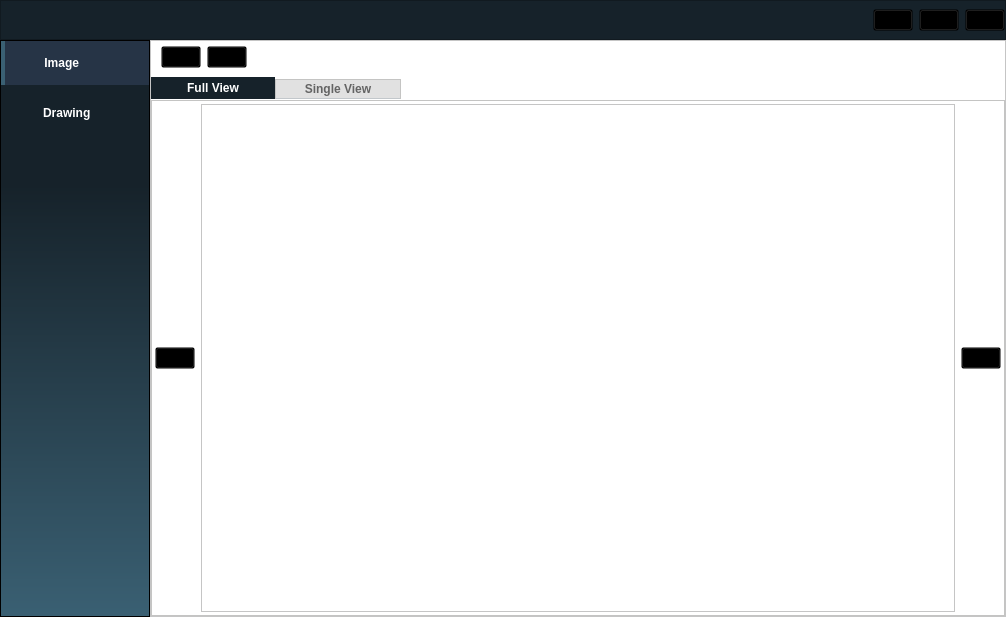
<?xml version="1.0" encoding="UTF-8"?>
<ui version="4.0">
 <class>MainWindow</class>
 <widget class="QMainWindow" name="MainWindow">
  <property name="geometry">
   <rect>
    <x>0</x>
    <y>0</y>
    <width>1006</width>
    <height>609</height>
   </rect>
  </property>
  <property name="windowTitle">
   <string>MainWindow</string>
  </property>
  <widget class="QWidget" name="centralwidget">
   <layout class="QVBoxLayout" name="verticalLayout">
    <property name="spacing">
     <number>0</number>
    </property>
    <property name="leftMargin">
     <number>0</number>
    </property>
    <property name="topMargin">
     <number>0</number>
    </property>
    <property name="rightMargin">
     <number>0</number>
    </property>
    <property name="bottomMargin">
     <number>0</number>
    </property>
    <item>
     <widget class="QFrame" name="top_frame">
      <property name="sizePolicy">
       <sizepolicy hsizetype="Preferred" vsizetype="Fixed">
        <horstretch>0</horstretch>
        <verstretch>0</verstretch>
       </sizepolicy>
      </property>
      <property name="minimumSize">
       <size>
        <width>0</width>
        <height>40</height>
       </size>
      </property>
      <property name="styleSheet">
       <string notr="true">QFrame{
background-color:#16222A;
}

QPushButton{
background-color:transparent;
}</string>
      </property>
      <property name="frameShape">
       <enum>QFrame::StyledPanel</enum>
      </property>
      <property name="frameShadow">
       <enum>QFrame::Raised</enum>
      </property>
      <layout class="QHBoxLayout" name="horizontalLayout_3">
       <property name="leftMargin">
        <number>0</number>
       </property>
       <property name="topMargin">
        <number>0</number>
       </property>
       <property name="rightMargin">
        <number>0</number>
       </property>
       <property name="bottomMargin">
        <number>0</number>
       </property>
       <item>
        <widget class="QLabel" name="label">
         <property name="text">
          <string/>
         </property>
        </widget>
       </item>
       <item>
        <spacer name="horizontalSpacer_2">
         <property name="orientation">
          <enum>Qt::Horizontal</enum>
         </property>
         <property name="sizeHint" stdset="0">
          <size>
           <width>779</width>
           <height>7</height>
          </size>
         </property>
        </spacer>
       </item>
       <item>
        <widget class="QPushButton" name="minimize_btn">
         <property name="cursor">
          <cursorShape>PointingHandCursor</cursorShape>
         </property>
         <property name="toolTip">
          <string>Minimize</string>
         </property>
         <property name="text">
          <string/>
         </property>
         <property name="icon">
          <iconset resource="resource.qrc">
           <normaloff>:/icons/icons/minimize.png</normaloff>:/icons/icons/minimize.png</iconset>
         </property>
        </widget>
       </item>
       <item>
        <widget class="QPushButton" name="maximize_btn">
         <property name="cursor">
          <cursorShape>PointingHandCursor</cursorShape>
         </property>
         <property name="toolTip">
          <string>Maximize</string>
         </property>
         <property name="text">
          <string/>
         </property>
         <property name="icon">
          <iconset resource="resource.qrc">
           <normaloff>:/icons/icons/square.png</normaloff>:/icons/icons/square.png</iconset>
         </property>
        </widget>
       </item>
       <item>
        <widget class="QPushButton" name="close_btn">
         <property name="cursor">
          <cursorShape>PointingHandCursor</cursorShape>
         </property>
         <property name="toolTip">
          <string>Close</string>
         </property>
         <property name="text">
          <string/>
         </property>
         <property name="icon">
          <iconset resource="resource.qrc">
           <normaloff>:/icons/icons/close.png</normaloff>:/icons/icons/close.png</iconset>
         </property>
        </widget>
       </item>
      </layout>
     </widget>
    </item>
    <item>
     <layout class="QHBoxLayout" name="horizontalLayout">
      <item>
       <widget class="QFrame" name="side_frame">
        <property name="sizePolicy">
         <sizepolicy hsizetype="Fixed" vsizetype="Preferred">
          <horstretch>0</horstretch>
          <verstretch>0</verstretch>
         </sizepolicy>
        </property>
        <property name="minimumSize">
         <size>
          <width>150</width>
          <height>0</height>
         </size>
        </property>
        <property name="styleSheet">
         <string notr="true">#side_frame{
background-color: qlineargradient(spread:pad, x1:0, y1:1, x2:0, y2:0, stop:0 #3A6073, stop:0.75 #16222A)
}

QPushButton{
border: 0px;
color: white;
font-weight: bold;
padding: 15px 10px;
font-size:12px;
}

QPushButton:hover{
background-color: rgba(255,255,255,20);

}</string>
        </property>
        <property name="frameShape">
         <enum>QFrame::StyledPanel</enum>
        </property>
        <property name="frameShadow">
         <enum>QFrame::Raised</enum>
        </property>
        <layout class="QVBoxLayout" name="verticalLayout_2">
         <property name="leftMargin">
          <number>0</number>
         </property>
         <property name="topMargin">
          <number>0</number>
         </property>
         <property name="rightMargin">
          <number>0</number>
         </property>
         <property name="bottomMargin">
          <number>0</number>
         </property>
         <item>
          <widget class="QPushButton" name="side_image_btn">
           <property name="cursor">
            <cursorShape>PointingHandCursor</cursorShape>
           </property>
           <property name="styleSheet">
            <string notr="true">background: qlineargradient(x1: 0, y1: 0, x2: 1, y2: 0, stop: 0 #3A6073, stop: 0.029 #3A6073, stop: 0.03 rgba(120, 146, 223, 40), stop: 1 rgba(120, 146, 223, 40))</string>
           </property>
           <property name="text">
            <string> Image         </string>
           </property>
           <property name="icon">
            <iconset resource="resource.qrc">
             <normaloff>:/icons/icons/image.png</normaloff>:/icons/icons/image.png</iconset>
           </property>
           <property name="iconSize">
            <size>
             <width>24</width>
             <height>24</height>
            </size>
           </property>
          </widget>
         </item>
         <item>
          <widget class="QPushButton" name="side_drawing_btn">
           <property name="cursor">
            <cursorShape>PointingHandCursor</cursorShape>
           </property>
           <property name="text">
            <string> Drawing      </string>
           </property>
           <property name="icon">
            <iconset resource="resource.qrc">
             <normaloff>:/icons/icons/drawing.png</normaloff>:/icons/icons/drawing.png</iconset>
           </property>
           <property name="iconSize">
            <size>
             <width>24</width>
             <height>24</height>
            </size>
           </property>
          </widget>
         </item>
         <item>
          <spacer name="verticalSpacer">
           <property name="orientation">
            <enum>Qt::Vertical</enum>
           </property>
           <property name="sizeHint" stdset="0">
            <size>
             <width>20</width>
             <height>518</height>
            </size>
           </property>
          </spacer>
         </item>
        </layout>
       </widget>
      </item>
      <item>
       <widget class="QFrame" name="frame_3">
        <property name="styleSheet">
         <string notr="true">background-color: rgb(255, 255, 255);</string>
        </property>
        <property name="frameShape">
         <enum>QFrame::StyledPanel</enum>
        </property>
        <property name="frameShadow">
         <enum>QFrame::Raised</enum>
        </property>
        <layout class="QVBoxLayout" name="verticalLayout_4">
         <property name="leftMargin">
          <number>0</number>
         </property>
         <property name="topMargin">
          <number>0</number>
         </property>
         <property name="rightMargin">
          <number>0</number>
         </property>
         <property name="bottomMargin">
          <number>0</number>
         </property>
         <item>
          <widget class="QStackedWidget" name="stackedWidget">
           <property name="currentIndex">
            <number>0</number>
           </property>
           <widget class="QWidget" name="image_page">
            <layout class="QVBoxLayout" name="verticalLayout_3">
             <property name="leftMargin">
              <number>0</number>
             </property>
             <property name="topMargin">
              <number>0</number>
             </property>
             <property name="rightMargin">
              <number>0</number>
             </property>
             <property name="bottomMargin">
              <number>0</number>
             </property>
             <item>
              <layout class="QHBoxLayout" name="horizontalLayout_2">
               <property name="leftMargin">
                <number>10</number>
               </property>
               <property name="topMargin">
                <number>5</number>
               </property>
               <property name="rightMargin">
                <number>10</number>
               </property>
               <property name="bottomMargin">
                <number>3</number>
               </property>
               <item>
                <widget class="QPushButton" name="open_folder_btn">
                 <property name="cursor">
                  <cursorShape>PointingHandCursor</cursorShape>
                 </property>
                 <property name="toolTip">
                  <string>Open Folder</string>
                 </property>
                 <property name="styleSheet">
                  <string notr="true">QPushButton{
background-color: transparent;
}

QPushButton:hover{
	icon: url(:/icons/icons/open_folder_hover.png);
}</string>
                 </property>
                 <property name="text">
                  <string/>
                 </property>
                 <property name="icon">
                  <iconset resource="resource.qrc">
                   <normaloff>:/icons/icons/open_folder.png</normaloff>:/icons/icons/open_folder.png</iconset>
                 </property>
                 <property name="iconSize">
                  <size>
                   <width>30</width>
                   <height>30</height>
                  </size>
                 </property>
                </widget>
               </item>
               <item>
                <widget class="QPushButton" name="open_file_btn">
                 <property name="cursor">
                  <cursorShape>PointingHandCursor</cursorShape>
                 </property>
                 <property name="toolTip">
                  <string>Open File</string>
                 </property>
                 <property name="styleSheet">
                  <string notr="true">QPushButton{
background-color: transparent;
}

QPushButton:hover{
	icon: url(:/icons/icons/open_file_hover.png);
}</string>
                 </property>
                 <property name="text">
                  <string/>
                 </property>
                 <property name="icon">
                  <iconset resource="resource.qrc">
                   <normaloff>:/icons/icons/open_file.png</normaloff>:/icons/icons/open_file.png</iconset>
                 </property>
                 <property name="iconSize">
                  <size>
                   <width>30</width>
                   <height>30</height>
                  </size>
                 </property>
                </widget>
               </item>
               <item>
                <spacer name="horizontalSpacer">
                 <property name="orientation">
                  <enum>Qt::Horizontal</enum>
                 </property>
                 <property name="sizeHint" stdset="0">
                  <size>
                   <width>40</width>
                   <height>20</height>
                  </size>
                 </property>
                </spacer>
               </item>
              </layout>
             </item>
             <item>
              <widget class="QTabWidget" name="tabWidget">
               <property name="styleSheet">
                <string notr="true">QTabWidget{
    font-weight: bold;
 	border: 2px solid rgba(22, 34, 42, 30);
}

QTabWidget::pane {
    border: 1px solid #C4C4C3;
    background-color: Transparent;
    margin-top: 1px;
}

QTabBar::tab {
    border: 1px solid #C4C4C3;
    border-bottom-color: #C2C7CB; 
    min-width: 120px;
    padding: 2px;
	background-color: rgb(225, 225, 225);
	color: rgb(100, 100, 100)
}

QTabBar::tab:selected{
    background: qlineargradient(x1: 0, y1: 0, x2: 0, y2: 1, stop: 0 #fafafa, stop: 0.4 #f4f4f4, stop: 0.5 #e7e7e7, stop: 1.0 #fafafa);
	border: None;
	background-color: #16222A;
	color: white;
}

QTabBar::tab:hover{
	 background: qlineargradient(x1: 0, y1: 0, x2: 0, y2: 1, stop: 0 #fafafa, stop: 0.4 #f4f4f4, stop: 0.5 #e7e7e7, stop: 1.0 #fafafa);
	border: None;
	background-color: #385c6e;
	color: white;
}

QTabBar::tab:selected {
    border-color: #9B9B9B;
    border-bottom-color: #C2C7CB;
}

QTabBar::tab:!selected {
    margin-top: 2px;
}</string>
               </property>
               <property name="currentIndex">
                <number>0</number>
               </property>
               <widget class="QWidget" name="full_view_tab">
                <attribute name="title">
                 <string>Full View</string>
                </attribute>
                <layout class="QHBoxLayout" name="horizontalLayout_5">
                 <property name="leftMargin">
                  <number>3</number>
                 </property>
                 <property name="topMargin">
                  <number>3</number>
                 </property>
                 <property name="rightMargin">
                  <number>3</number>
                 </property>
                 <property name="bottomMargin">
                  <number>3</number>
                 </property>
                 <item>
                  <widget class="QPushButton" name="full_prev_btn">
                   <property name="sizePolicy">
                    <sizepolicy hsizetype="Fixed" vsizetype="Fixed">
                     <horstretch>0</horstretch>
                     <verstretch>0</verstretch>
                    </sizepolicy>
                   </property>
                   <property name="cursor">
                    <cursorShape>PointingHandCursor</cursorShape>
                   </property>
                   <property name="styleSheet">
                    <string notr="true">QPushButton{
background-color: transparent;
}

QPushButton:hover{
	icon: url(:/icons/icons/prev_hover.png);
}</string>
                   </property>
                   <property name="text">
                    <string/>
                   </property>
                   <property name="icon">
                    <iconset resource="resource.qrc">
                     <normaloff>:/icons/icons/prev.png</normaloff>:/icons/icons/prev.png</iconset>
                   </property>
                   <property name="iconSize">
                    <size>
                     <width>48</width>
                     <height>48</height>
                    </size>
                   </property>
                  </widget>
                 </item>
                 <item>
                  <widget class="QFrame" name="frame_4">
                   <property name="frameShape">
                    <enum>QFrame::StyledPanel</enum>
                   </property>
                   <property name="frameShadow">
                    <enum>QFrame::Raised</enum>
                   </property>
                   <layout class="QHBoxLayout" name="horizontalLayout_8">
                    <item>
                     <widget class="QLabel" name="full_image_label">
                      <property name="maximumSize">
                       <size>
                        <width>16777215</width>
                        <height>16777215</height>
                       </size>
                      </property>
                      <property name="text">
                       <string/>
                      </property>
                     </widget>
                    </item>
                   </layout>
                  </widget>
                 </item>
                 <item>
                  <widget class="QPushButton" name="full_next_btn">
                   <property name="sizePolicy">
                    <sizepolicy hsizetype="Fixed" vsizetype="Fixed">
                     <horstretch>0</horstretch>
                     <verstretch>0</verstretch>
                    </sizepolicy>
                   </property>
                   <property name="cursor">
                    <cursorShape>PointingHandCursor</cursorShape>
                   </property>
                   <property name="styleSheet">
                    <string notr="true">QPushButton{
background-color: transparent;
}

QPushButton:hover{
	icon: url(:/icons/icons/next_hover.png);
}</string>
                   </property>
                   <property name="text">
                    <string/>
                   </property>
                   <property name="icon">
                    <iconset resource="resource.qrc">
                     <normaloff>:/icons/icons/next.png</normaloff>:/icons/icons/next.png</iconset>
                   </property>
                   <property name="iconSize">
                    <size>
                     <width>48</width>
                     <height>48</height>
                    </size>
                   </property>
                  </widget>
                 </item>
                </layout>
               </widget>
               <widget class="QWidget" name="single_view_tab">
                <attribute name="title">
                 <string>Single View</string>
                </attribute>
                <layout class="QHBoxLayout" name="horizontalLayout_6">
                 <property name="leftMargin">
                  <number>3</number>
                 </property>
                 <property name="topMargin">
                  <number>3</number>
                 </property>
                 <property name="rightMargin">
                  <number>3</number>
                 </property>
                 <property name="bottomMargin">
                  <number>3</number>
                 </property>
                 <item>
                  <widget class="QPushButton" name="single_prev_btn">
                   <property name="sizePolicy">
                    <sizepolicy hsizetype="Fixed" vsizetype="Fixed">
                     <horstretch>0</horstretch>
                     <verstretch>0</verstretch>
                    </sizepolicy>
                   </property>
                   <property name="cursor">
                    <cursorShape>PointingHandCursor</cursorShape>
                   </property>
                   <property name="styleSheet">
                    <string notr="true">QPushButton{
background-color: transparent;
}

QPushButton:hover{
	icon: url(:/icons/icons/prev_hover.png);
}</string>
                   </property>
                   <property name="text">
                    <string/>
                   </property>
                   <property name="icon">
                    <iconset resource="resource.qrc">
                     <normaloff>:/icons/icons/prev.png</normaloff>:/icons/icons/prev.png</iconset>
                   </property>
                   <property name="iconSize">
                    <size>
                     <width>48</width>
                     <height>48</height>
                    </size>
                   </property>
                  </widget>
                 </item>
                 <item>
                  <layout class="QVBoxLayout" name="verticalLayout_6">
                   <property name="topMargin">
                    <number>40</number>
                   </property>
                   <item>
                    <widget class="QFrame" name="plate_frame">
                     <property name="minimumSize">
                      <size>
                       <width>0</width>
                       <height>80</height>
                      </size>
                     </property>
                     <property name="maximumSize">
                      <size>
                       <width>16777215</width>
                       <height>80</height>
                      </size>
                     </property>
                     <property name="styleSheet">
                      <string notr="true">#plate_frame{
	background-color: rgb(38, 61, 74);

}

QLabel{
	background-color: transparent;
	color: white;
	font-size: 24px;

}</string>
                     </property>
                     <property name="frameShape">
                      <enum>QFrame::StyledPanel</enum>
                     </property>
                     <property name="frameShadow">
                      <enum>QFrame::Raised</enum>
                     </property>
                     <layout class="QHBoxLayout" name="horizontalLayout_9">
                      <item>
                       <spacer name="horizontalSpacer_4">
                        <property name="orientation">
                         <enum>Qt::Horizontal</enum>
                        </property>
                        <property name="sizeHint" stdset="0">
                         <size>
                          <width>40</width>
                          <height>20</height>
                         </size>
                        </property>
                       </spacer>
                      </item>
                      <item>
                       <widget class="QLabel" name="label_2">
                        <property name="text">
                         <string>Slab Serial Number :</string>
                        </property>
                       </widget>
                      </item>
                      <item>
                       <widget class="QLabel" name="slab_number_lbl">
                        <property name="sizePolicy">
                         <sizepolicy hsizetype="Preferred" vsizetype="Fixed">
                          <horstretch>0</horstretch>
                          <verstretch>0</verstretch>
                         </sizepolicy>
                        </property>
                        <property name="text">
                         <string/>
                        </property>
                       </widget>
                      </item>
                      <item>
                       <spacer name="horizontalSpacer_3">
                        <property name="orientation">
                         <enum>Qt::Horizontal</enum>
                        </property>
                        <property name="sizeHint" stdset="0">
                         <size>
                          <width>40</width>
                          <height>20</height>
                         </size>
                        </property>
                       </spacer>
                      </item>
                     </layout>
                    </widget>
                   </item>
                   <item>
                    <widget class="QLabel" name="single_image_label">
                     <property name="minimumSize">
                      <size>
                       <width>700</width>
                       <height>200</height>
                      </size>
                     </property>
                     <property name="text">
                      <string/>
                     </property>
                    </widget>
                   </item>
                  </layout>
                 </item>
                 <item>
                  <widget class="QPushButton" name="single_next_btn">
                   <property name="sizePolicy">
                    <sizepolicy hsizetype="Fixed" vsizetype="Fixed">
                     <horstretch>0</horstretch>
                     <verstretch>0</verstretch>
                    </sizepolicy>
                   </property>
                   <property name="cursor">
                    <cursorShape>PointingHandCursor</cursorShape>
                   </property>
                   <property name="styleSheet">
                    <string notr="true">QPushButton{
background-color: transparent;
}

QPushButton:hover{
	icon: url(:/icons/icons/next_hover.png);
}</string>
                   </property>
                   <property name="text">
                    <string/>
                   </property>
                   <property name="icon">
                    <iconset resource="resource.qrc">
                     <normaloff>:/icons/icons/next.png</normaloff>:/icons/icons/next.png</iconset>
                   </property>
                   <property name="iconSize">
                    <size>
                     <width>48</width>
                     <height>48</height>
                    </size>
                   </property>
                  </widget>
                 </item>
                </layout>
               </widget>
              </widget>
             </item>
            </layout>
           </widget>
           <widget class="QWidget" name="drawing_page">
            <layout class="QVBoxLayout" name="verticalLayout_5" stretch="0,0">
             <property name="spacing">
              <number>3</number>
             </property>
             <property name="leftMargin">
              <number>0</number>
             </property>
             <property name="topMargin">
              <number>0</number>
             </property>
             <property name="rightMargin">
              <number>0</number>
             </property>
             <property name="bottomMargin">
              <number>0</number>
             </property>
             <item>
              <widget class="QFrame" name="frame_2">
               <property name="sizePolicy">
                <sizepolicy hsizetype="Preferred" vsizetype="Fixed">
                 <horstretch>0</horstretch>
                 <verstretch>0</verstretch>
                </sizepolicy>
               </property>
               <property name="minimumSize">
                <size>
                 <width>0</width>
                 <height>50</height>
                </size>
               </property>
               <property name="maximumSize">
                <size>
                 <width>16777215</width>
                 <height>50</height>
                </size>
               </property>
               <property name="frameShape">
                <enum>QFrame::StyledPanel</enum>
               </property>
               <property name="frameShadow">
                <enum>QFrame::Raised</enum>
               </property>
               <layout class="QHBoxLayout" name="horizontalLayout_4">
                <property name="leftMargin">
                 <number>0</number>
                </property>
                <property name="topMargin">
                 <number>0</number>
                </property>
                <property name="rightMargin">
                 <number>0</number>
                </property>
                <item>
                 <widget class="QPushButton" name="drawing_detect_btn">
                  <property name="cursor">
                   <cursorShape>PointingHandCursor</cursorShape>
                  </property>
                  <property name="styleSheet">
                   <string notr="true">QPushButton{
background-color: transparent;
}

QPushButton:hover{
	icon: url(:/icons/icons/detect_hover.png);
}</string>
                  </property>
                  <property name="text">
                   <string/>
                  </property>
                  <property name="icon">
                   <iconset resource="resource.qrc">
                    <normaloff>:/icons/icons/detect.png</normaloff>:/icons/icons/detect.png</iconset>
                  </property>
                  <property name="iconSize">
                   <size>
                    <width>35</width>
                    <height>35</height>
                   </size>
                  </property>
                 </widget>
                </item>
                <item>
                 <widget class="QPushButton" name="drawing_clear_btn">
                  <property name="cursor">
                   <cursorShape>PointingHandCursor</cursorShape>
                  </property>
                  <property name="styleSheet">
                   <string notr="true">QPushButton{
background-color: transparent;
}

QPushButton:hover{
	icon: url(:/icons/icons/clear_hover.png);
}</string>
                  </property>
                  <property name="text">
                   <string/>
                  </property>
                  <property name="icon">
                   <iconset resource="resource.qrc">
                    <normaloff>:/icons/icons/clear.png</normaloff>:/icons/icons/clear.png</iconset>
                  </property>
                  <property name="iconSize">
                   <size>
                    <width>35</width>
                    <height>35</height>
                   </size>
                  </property>
                 </widget>
                </item>
                <item>
                 <spacer name="abbas">
                  <property name="orientation">
                   <enum>Qt::Horizontal</enum>
                  </property>
                  <property name="sizeHint" stdset="0">
                   <size>
                    <width>40</width>
                    <height>20</height>
                   </size>
                  </property>
                 </spacer>
                </item>
               </layout>
              </widget>
             </item>
             <item>
              <widget class="QFrame" name="frame">
               <property name="sizePolicy">
                <sizepolicy hsizetype="Expanding" vsizetype="Expanding">
                 <horstretch>0</horstretch>
                 <verstretch>0</verstretch>
                </sizepolicy>
               </property>
               <property name="minimumSize">
                <size>
                 <width>0</width>
                 <height>0</height>
                </size>
               </property>
               <property name="styleSheet">
                <string notr="true"/>
               </property>
               <property name="frameShape">
                <enum>QFrame::StyledPanel</enum>
               </property>
               <property name="frameShadow">
                <enum>QFrame::Raised</enum>
               </property>
               <layout class="QHBoxLayout" name="horizontalLayout_7">
                <property name="sizeConstraint">
                 <enum>QLayout::SetMaximumSize</enum>
                </property>
                <property name="leftMargin">
                 <number>20</number>
                </property>
                <property name="topMargin">
                 <number>20</number>
                </property>
                <property name="rightMargin">
                 <number>20</number>
                </property>
                <property name="bottomMargin">
                 <number>20</number>
                </property>
                <item>
                 <widget class="QLabel" name="drawing_label">
                  <property name="sizePolicy">
                   <sizepolicy hsizetype="Minimum" vsizetype="Minimum">
                    <horstretch>0</horstretch>
                    <verstretch>0</verstretch>
                   </sizepolicy>
                  </property>
                  <property name="minimumSize">
                   <size>
                    <width>640</width>
                    <height>480</height>
                   </size>
                  </property>
                  <property name="styleSheet">
                   <string notr="true"/>
                  </property>
                  <property name="text">
                   <string/>
                  </property>
                 </widget>
                </item>
               </layout>
              </widget>
             </item>
            </layout>
           </widget>
          </widget>
         </item>
        </layout>
       </widget>
      </item>
     </layout>
    </item>
   </layout>
  </widget>
 </widget>
 <resources>
  <include location="resource.qrc"/>
 </resources>
 <connections/>
</ui>
